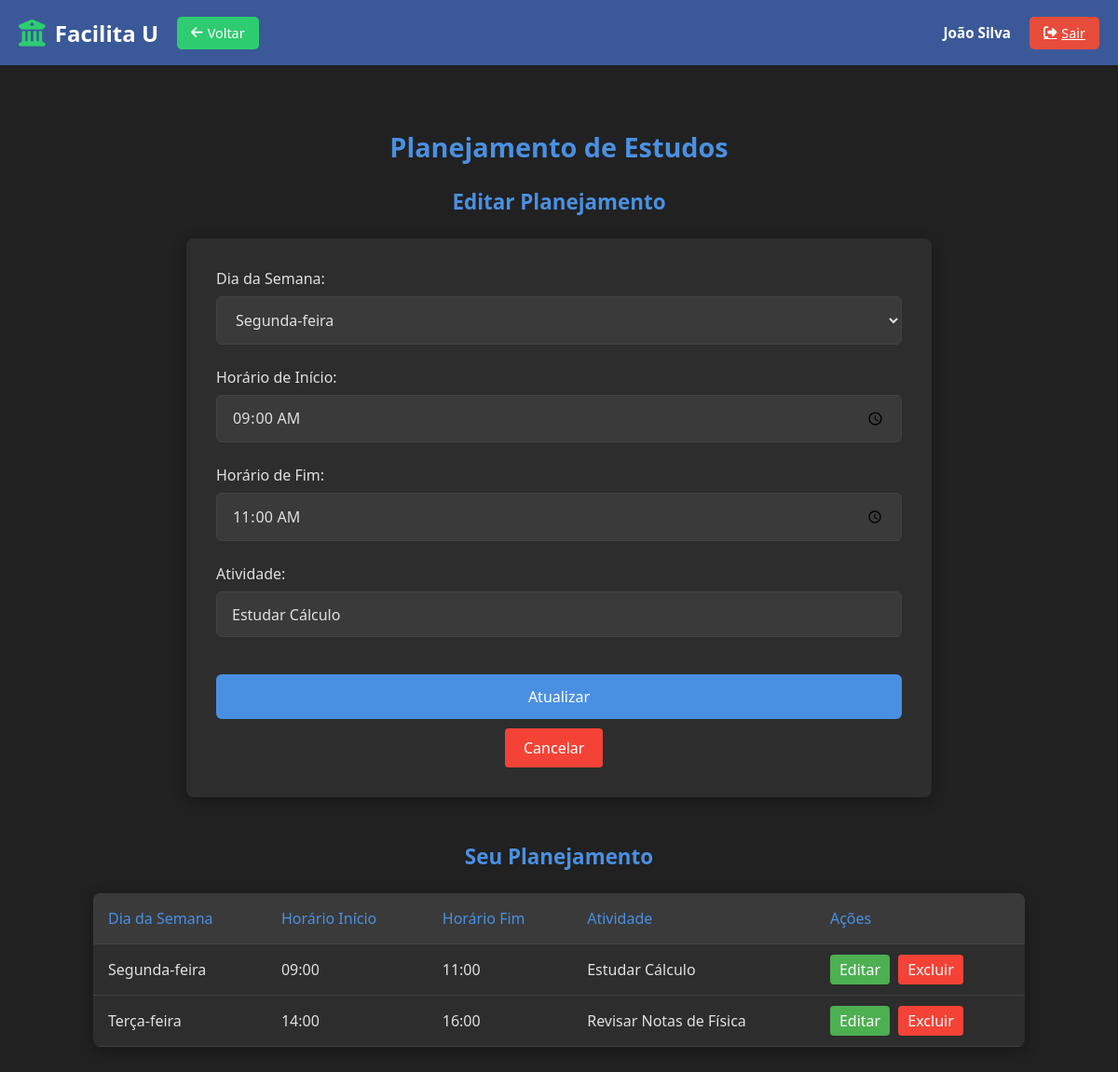
Page /Código/FacilitaU_proj/planejamento_estudos.php?editar=1 (signed in) on the committed database.
### tables this page shows
CREATE TABLE Planejamento_Estudos (
    planejamento_id INT AUTO_INCREMENT PRIMARY KEY COMMENT 'Identificador único do planejamento',
    usuario_id INT NOT NULL COMMENT 'ID do usuário dono do planejamento (referência à tabela Usuarios)',
    dia_semana ENUM('segunda', 'terca', 'quarta', 'quinta', 'sexta', 'sabado', 'domingo') NOT NULL COMMENT 'Dia da semana para o planejamento',
    horario_inicio TIME NOT NULL COMMENT 'Horário de início da atividade',
    horario_fim TIME NOT NULL COMMENT 'Horário de término da atividade',
    atividade VARCHAR(100) NOT NULL COMMENT 'Descrição da atividade planejada',
    FOREIGN KEY (usuario_id) REFERENCES Usuarios(usuario_id) ON DELETE CASCADE
)COMMENT 'Tabela de planejamento de estudos dos estudantes';

### Código/FacilitaU_proj/planejamento_estudos.php (the view, shortened to what this page needs)
<?php
include 'config.php';
include 'header.php';
$usuario_id = $_SESSION['usuario_id'];
$editar_id = null;
$editar_dados = null;
if (isset($_GET['editar'])) {
    $editar_id = $_GET['editar'];
    $sql = "SELECT * FROM Planejamento_Estudos WHERE planejamento_id = ? AND usuario_id = ?";
    $stmt = $conn->prepare($sql);
    $stmt->bind_param("ii", $editar_id, $usuario_id);
    $stmt->execute();
    $result = $stmt->get_result();
    $editar_dados = $result->fetch_assoc();
}
$sql = "SELECT * FROM Planejamento_Estudos WHERE usuario_id = ? ORDER BY
        FIELD(dia_semana, 'segunda', 'terca', 'quarta', 'quinta', 'sexta', 'sabado', 'domingo'),
        horario_inicio";
$stmt = $conn->prepare($sql);
$stmt->bind_param("i", $usuario_id);
$stmt->execute();
$result = $stmt->get_result();
?>
<link rel="stylesheet" href="CSS/planejar_estudos.css">
<link rel="stylesheet" href="CSS/editarPlanejamento.css">
<h2>Planejamento de Estudos</h2>
<h3><?php echo isset($editar_id) ? "Editar Planejamento" : "Cadastrar Novo Planejamento"; ?></h3>
<form method="POST" action="planejamento_estudos.php" onsubmit="return validarHorarios()">
    <label for="dia_semana">Dia da Semana:</label>
    <select name="dia_semana" id="dia_semana" required>
        <?php
        $dias_semana = [
            'segunda' => 'Segunda-feira',
            'terca' => 'Terça-feira',
            'quarta' => 'Quarta-feira',
            'quinta' => 'Quinta-feira',
            'sexta' => 'Sexta-feira',
            'sabado' => 'Sábado',
            'domingo' => 'Domingo'
        ];
        foreach ($dias_semana as $valor => $nome) {
            $selected = (isset($editar_dados) && $editar_dados['dia_semana'] == $valor) ? 'selected' : '';
            echo "<option value='$valor' $selected>$nome</option>";
        }
        ?>
    </select>
    <label for="horario_inicio">Horário de Início:</label>
    <input type="time" name="horario_inicio" id="horario_inicio"
           value="<?php echo isset($editar_dados) ? $editar_dados['horario_inicio'] : ''; ?>" required>
    <label for="horario_fim">Horário de Fim:</label>
    <input type="time" name="horario_fim" id="horario_fim"
           value="<?php echo isset($editar_dados) ? $editar_dados['horario_fim'] : ''; ?>" required min="<?php echo isset($editar_dados) ? $editar_dados['horario_inicio'] : ''; ?>">
    <label for="atividade">Atividade:</label>
    <input type="text" name="atividade" id="atividade"
           value="<?php echo isset($editar_dados) ? htmlspecialchars($editar_dados['atividade']) : ''; ?>" required>
    <button type="submit"><?php echo isset($editar_id) ? "Atualizar" : "Cadastrar"; ?></button>
    <?php if (isset($editar_id)): ?>
        <a href="planejamento_estudos.php" class="cancel-button">Cancelar</a>
    <?php endif; ?>
</form>
<h3>Seu Planejamento</h3>
<?php
if ($result->num_rows > 0) {
    echo "<table>";
    echo "<tr><th>Dia da Semana</th><th>Horário Início</th><th>Horário Fim</th><th>Atividade</th><th>Ações</th></tr>";
    while ($row = $result->fetch_assoc()) {
        echo "<tr>";
        echo "<td>" . $dias_semana[$row['dia_semana']] . "</td>";
        echo "<td>" . substr($row['horario_inicio'], 0, 5) . "</td>";
        echo "<td>" . substr($row['horario_fim'], 0, 5) . "</td>";
        echo "<td>" . htmlspecialchars($row['atividade']) . "</td>";
        echo "<td class='actions'>";
        echo "<a href='planejamento_estudos.php?editar=" . $row['planejamento_id'] . "' class='edit-btn'>Editar</a> ";
        echo "<a href='planejamento_estudos.php?excluir=" . $row['planejamento_id'] . "' class='delete-btn' onclick='return confirm(\"Tem certeza que deseja excluir este planejamento?\")'>Excluir</a>";
        echo "</td>";
        echo "</tr>";
    }
    echo "</table>";
} else {
    echo "<p>Nenhum planejamento cadastrado.</p>";
}
?>
</body>
</html>

### Código/FacilitaU_proj/CSS/header.css (style rules this page uses)
:root { --primary-color: #3b5998; --secondary-color: #2ecc71; --text-light: #fff; --text-dark: #333; --header-height: 70px; --danger-color: #e74c3c; }

### Código/FacilitaU_proj/CSS/planejar_estudos.css (style rules this page uses)
:root { --bg-primary: #212121; --bg-secondary: #2d2d2d; --bg-tertiary: #3a3a3a; --text-primary: #e0e0e0; --text-secondary: #cccccc; --accent-color: #4a90e2; --success-color: #2ecc71; --error-color: #e74c3c; --border-color: #424242; }
* { margin: 0; padding: 0; box-sizing: border-box; font-family: "Segoe UI", Tahoma, Geneva, Verdana, sans-serif; }
body { background-color: var(--bg-primary); color: var(--text-primary); min-height: 100vh; padding: 2rem; transition: background-color 0.4s ease, color 0.4s ease; }
h2, h3 { color: var(--accent-color); margin-bottom: 1.5rem; }
h2 { font-size: 1.8rem; text-align: center; margin-top: 1rem; }
h3 { font-size: 1.4rem; text-align: center; margin-top: 1rem; }
form { max-width: 800px; margin: 0 auto 3rem; background-color: var(--bg-secondary); padding: 2rem; border-radius: 8px; box-shadow: 0 4px 15px rgba(0, 0, 0, 0.3); transition: background-color 0.4s ease; }
label { display: block; margin-bottom: 0.5rem; color: var(--text-primary); font-weight: 500; }
select, input[type="time"], input[type="text"] { width: 100%; padding: 0.8rem 1rem; margin-bottom: 1.5rem; background-color: var(--bg-tertiary); border: 1px solid var(--border-color); border-radius: 6px; color: var(--text-primary); font-size: 1rem; transition: border-color 0.3s ease, box-shadow 0.3s ease, background-color 0.3s ease; }
button[type="submit"] { background-color: var(--accent-color); color: white; border: none; padding: 0.8rem 1.5rem; border-radius: 6px; font-size: 1rem; font-weight: 500; cursor: pointer; transition: background-color 0.3s ease; width: 100%; margin-top: 1rem; }
table { width: 100%; max-width: 1000px; margin: 0 auto; border-collapse: collapse; background-color: var(--bg-secondary); border-radius: 8px; overflow: hidden; box-shadow: 0 4px 15px rgba(0, 0, 0, 0.3); transition: background-color 0.4s ease; }
th, td { padding: 1rem; text-align: left; border-bottom: 1px solid var(--border-color); }
th { background-color: var(--bg-tertiary); color: var(--accent-color); font-weight: 500; }

### Código/FacilitaU_proj/CSS/editarPlanejamento.css (style rules this page uses)
.actions { white-space: nowrap; }
.edit-btn { background-color: #4caf50; color: white; padding: 5px 10px; text-decoration: none; border-radius: 4px; margin-right: 5px; }
.delete-btn { background-color: #f44336; color: white; padding: 5px 10px; text-decoration: none; border-radius: 4px; }
.cancel-button { background-color: #f44336; color: white; padding: 10px 20px; text-decoration: none; border-radius: 4px; margin-left: 310px; display: inline-block; margin-top: 10px; }

### rows in the picture
planejamento_estudos: horario_inicio "09:00:00", horario_fim "11:00:00", atividade "Estudar Cálculo", dia_semana "Segunda-feira", horario_inicio "09:00", horario_fim "11:00"
planejamento_estudos: dia_semana "Terça-feira", horario_inicio "14:00", horario_fim "16:00", atividade "Revisar Notas de Física"

### other values in the picture
$_SESSION['nome'] "João Silva"
form field dia_semana "Segunda-feira"
